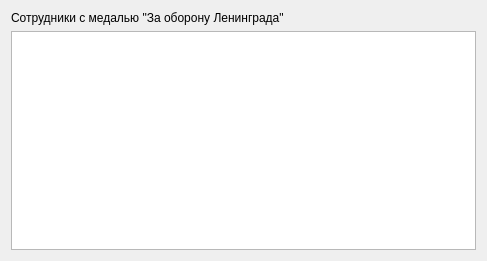
<?xml version="1.0" encoding="UTF-8"?>
<ui version="4.0">
 <class>Report7</class>
 <widget class="QWidget" name="Report7">
  <property name="geometry">
   <rect>
    <x>0</x>
    <y>0</y>
    <width>487</width>
    <height>261</height>
   </rect>
  </property>
  <property name="windowTitle">
   <string>Form</string>
  </property>
  <layout class="QFormLayout" name="formLayout">
   <item row="0" column="0">
    <widget class="QLabel" name="label">
     <property name="text">
      <string>Сотрудники с медалью &quot;За оборону Ленинграда&quot;</string>
     </property>
    </widget>
   </item>
   <item row="1" column="0" colspan="2">
    <widget class="QListView" name="listView"/>
   </item>
  </layout>
 </widget>
 <resources/>
 <connections/>
</ui>
